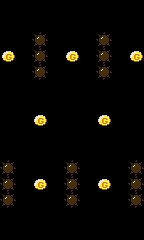

A 2D game scene composited from a Tiled map and its tileset images. What follows is a short description and the map's XML, with every tile layer's data as written:
An orthogonal 9x15 tile map with 16x16 px tiles, 1 tile layer (map).

<map version="1.0" orientation="orthogonal" renderorder="right-down" width="9" height="15" tilewidth="16" tileheight="16" nextobjectid="1">
 <tileset firstgid="1" name="tileset" tilewidth="16" tileheight="16" tilecount="64" columns="8">
  <image source="tileset.png" width="128" height="128" />
 </tileset>
 <layer name="map" width="9" height="15">
  <data encoding="csv">
0,0,0,0,0,0,0,0,0,
0,0,0,0,0,0,0,0,0,
0,0,1,0,0,0,1,0,0,
25,0,1,0,25,0,1,0,25,
0,0,1,0,0,0,1,0,0,
0,0,0,0,0,0,0,0,0,
0,0,0,0,0,0,0,0,0,
0,0,25,0,0,0,25,0,0,
0,0,0,0,0,0,0,0,0,
0,0,0,0,0,0,0,0,0,
1,0,0,0,1,0,0,0,1,
1,0,25,0,1,0,25,0,1,
1,0,0,0,1,0,0,0,1,
0,0,0,0,0,0,0,0,0,
0,0,0,0,0,0,0,0,0
</data>
 </layer>
</map>
